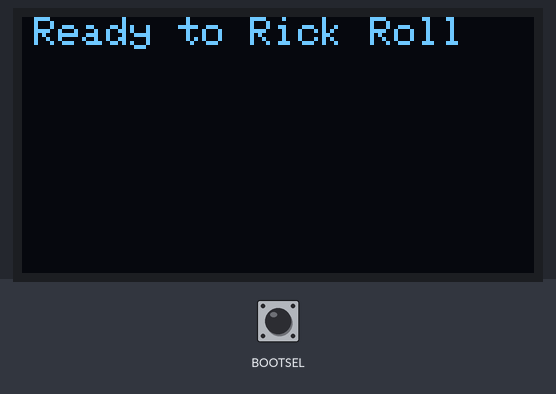
This sketch was run on a simulated Raspberry Pi Pico. Shown: 128×64 one-colour display. The test bench sets the inputs (shaded band); at power-on: BOOTSEL HIGH.

Above: at 1.2 s.
1.3 s: BOOTSEL pulled LOW for 0.15 s
At 4.1 s:
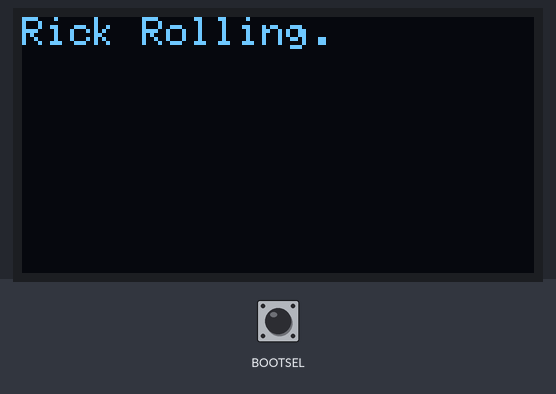
At 24.9 s:
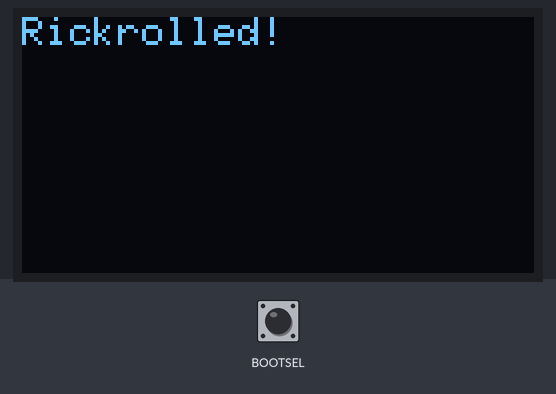
Timing chart, 0 to 26.4 s (numbered marks = the images above; inputs shaded):
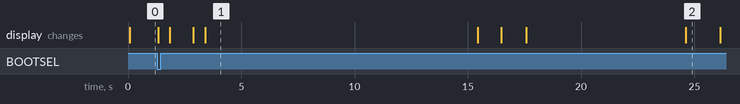

Measured:
- after the input at 1.3 s, the display: changes at once (image 1)

The sketch:

Rick.ino
```cpp
#include <Keyboard.h>
#include <Wire.h>
#include <Adafruit_GFX.h>
#include <Adafruit_SSD1306.h>
#define SCREEN_WIDTH 128
#define SCREEN_HEIGHT 64

#define OLED_RESET     -1
#define SCREEN_ADDRESS 0x3C
Adafruit_SSD1306 display(SCREEN_WIDTH, SCREEN_HEIGHT, &Wire, OLED_RESET);

void ledCB(bool numlock, bool capslock, bool scrolllock, bool compose, bool kana, void *cbData) {
  (void) numlock;
  (void) scrolllock;
  (void) compose;
  (void) kana;
  (void) cbData;
  digitalWrite(LED_BUILTIN, capslock ? HIGH : LOW);
}

void setup() {
  Serial.begin(115200);

  if(!display.begin(SSD1306_SWITCHCAPVCC, 0x3C)) {
    Serial.println(F("SSD1306 allocation failed"));
    for(;;);
  }
  display.clearDisplay();
  display.display();
  display.clearDisplay();
  display.setTextSize(1);
  display.setTextColor(WHITE);
  display.setFont();
  display.setCursor(3, 0);
  display.println("Ready to Rick Roll");
  display.display();
}

const unsigned char rick [] PROGMEM = {
	0xff, 0xff, 0xff, 0xff, 0xff, 0xff, 0xff, 0xff, 0xff, 0xff, 0xff, 0xff, 0xff, 0xff, 0xff, 0xff,
	0xff, 0xff, 0xff, 0xff, 0xff, 0xff, 0xff, 0xff, 0xff, 0xf3, 0xff, 0xff, 0xff, 0xff, 0xff, 0xff,
	0xff, 0xff, 0xff, 0xff, 0xff, 0xff, 0xff, 0xff, 0xff, 0xc0, 0x03, 0xff, 0xff, 0xff, 0xff, 0xff,
	0xff, 0xff, 0xff, 0xff, 0xff, 0xff, 0xff, 0xff, 0xff, 0xc0, 0x00, 0xff, 0xff, 0xff, 0xff, 0xff,
	0xff, 0xff, 0xff, 0xff, 0xff, 0xff, 0xff, 0xff, 0xe0, 0x00, 0x00, 0x7f, 0xff, 0xff, 0xff, 0xff,
	0xff, 0xff, 0xff, 0xff, 0xff, 0xff, 0xff, 0xff, 0xe0, 0x00, 0x00, 0x7f, 0xff, 0xff, 0xff, 0xff,
	0xff, 0xff, 0xff, 0xff, 0xff, 0xff, 0xff, 0xff, 0xf0, 0x08, 0x00, 0xff, 0xff, 0xff, 0xff, 0xff,
	0xff, 0xff, 0xff, 0xff, 0xff, 0xff, 0xff, 0xff, 0xf0, 0xff, 0xf0, 0xff, 0xff, 0xff, 0xff, 0xff,
	0xff, 0xff, 0xff, 0xff, 0xff, 0xff, 0xff, 0xff, 0xe0, 0xff, 0xfc, 0xff, 0xff, 0xff, 0xff, 0xff,
	0xff, 0xff, 0xff, 0xff, 0xff, 0xff, 0xff, 0xff, 0xc1, 0xff, 0xff, 0xff, 0xff, 0xff, 0xff, 0xff,
	0xff, 0xff, 0xff, 0xff, 0xff, 0xff, 0xff, 0xff, 0xc3, 0x8f, 0xfe, 0xff, 0xff, 0xff, 0xff, 0xff,
	0xff, 0xff, 0xff, 0xff, 0xff, 0xff, 0xff, 0xff, 0xc3, 0xfd, 0xff, 0xff, 0xff, 0xff, 0xff, 0xff,
	0xff, 0xff, 0xff, 0xff, 0xff, 0xff, 0xff, 0xff, 0xf7, 0xff, 0xc5, 0xff, 0xff, 0xff, 0xff, 0xff,
	0xff, 0xff, 0xff, 0xff, 0xff, 0xff, 0xff, 0xff, 0xff, 0xff, 0xe7, 0xff, 0xff, 0xff, 0xff, 0xff,
	0xff, 0xff, 0xff, 0xff, 0xff, 0xff, 0xff, 0xff, 0xff, 0xff, 0xff, 0xff, 0xff, 0xff, 0xff, 0xff,
	0xff, 0xff, 0xff, 0xff, 0xff, 0xff, 0xff, 0xff, 0xff, 0xf8, 0xff, 0xff, 0xff, 0xff, 0xff, 0xff,
	0xff, 0xff, 0xff, 0xff, 0xff, 0xff, 0xff, 0xff, 0xff, 0xff, 0xff, 0xff, 0xff, 0xff, 0xff, 0xff,
	0xff, 0xff, 0xff, 0xff, 0xff, 0xff, 0xff, 0xff, 0xff, 0xe7, 0xff, 0xff, 0xff, 0xff, 0xff, 0xff,
	0xff, 0xff, 0xff, 0xff, 0xff, 0xff, 0xff, 0xff, 0xff, 0xf8, 0x7f, 0xff, 0xff, 0xff, 0xff, 0xff,
	0xff, 0xff, 0xff, 0xff, 0xff, 0xff, 0xff, 0xff, 0xff, 0xff, 0xff, 0xff, 0xff, 0xff, 0xff, 0xff,
	0xff, 0xff, 0xff, 0xff, 0xff, 0xff, 0xff, 0xff, 0xff, 0xff, 0xff, 0xff, 0xff, 0xff, 0xff, 0xff,
	0xff, 0xff, 0xff, 0xff, 0xff, 0xff, 0xff, 0xff, 0xfe, 0x7f, 0xff, 0xff, 0xff, 0xff, 0xff, 0xff,
	0xff, 0xff, 0xff, 0xff, 0xff, 0xff, 0xff, 0xff, 0x7f, 0x0f, 0xff, 0xff, 0xff, 0xff, 0xff, 0xff,
	0xff, 0xff, 0xff, 0xff, 0xff, 0xff, 0xff, 0xff, 0x7f, 0xff, 0x3f, 0xff, 0xff, 0xff, 0xff, 0xff,
	0xff, 0xff, 0xff, 0xff, 0xff, 0xff, 0xff, 0xbf, 0x7f, 0xfe, 0x1f, 0xff, 0xff, 0xff, 0xff, 0xff,
	0xff, 0xff, 0xff, 0xff, 0xff, 0xff, 0xf8, 0x31, 0x3f, 0xfe, 0x07, 0xff, 0xff, 0xff, 0xff, 0xff,
	0xff, 0xff, 0xff, 0xff, 0xff, 0xff, 0x00, 0x27, 0x3d, 0xfc, 0x00, 0xff, 0xff, 0xff, 0xff, 0xff,
	0xff, 0xff, 0xff, 0xff, 0xff, 0xfc, 0x00, 0x27, 0xff, 0xf8, 0x00, 0x1f, 0xff, 0xff, 0xff, 0xff,
	0xff, 0xff, 0xff, 0xff, 0xff, 0xf8, 0x00, 0x23, 0xff, 0xf0, 0x00, 0x03, 0xff, 0xff, 0xff, 0xff,
	0xff, 0xff, 0xff, 0xff, 0xff, 0xf8, 0x00, 0x21, 0xff, 0xe0, 0x00, 0x00, 0xff, 0xff, 0xff, 0xff,
	0xff, 0xff, 0xff, 0xff, 0xff, 0xf8, 0x00, 0x21, 0x87, 0x80, 0x00, 0x00, 0x1f, 0xff, 0xff, 0xff,
	0xff, 0xff, 0xff, 0xff, 0xff, 0xf8, 0x00, 0x3f, 0x1f, 0x00, 0x00, 0x00, 0x1f, 0xff, 0xff, 0xff,
	0xff, 0xff, 0xff, 0xff, 0xff, 0xf8, 0x00, 0x04, 0xf0, 0x00, 0x00, 0x00, 0x0f, 0xff, 0xff, 0xff,
	0xff, 0xff, 0xff, 0xff, 0xff, 0xf0, 0x00, 0x0f, 0x87, 0x00, 0x00, 0x00, 0x0f, 0xff, 0xff, 0xff,
	0xff, 0xff, 0xff, 0xff, 0xff, 0xe0, 0x00, 0x0e, 0x1c, 0x00, 0x00, 0x00, 0x0f, 0xff, 0xff, 0xff,
	0xff, 0xff, 0xff, 0xff, 0xff, 0xc0, 0x00, 0x0f, 0xe0, 0x00, 0x00, 0x00, 0x0f, 0xff, 0xff, 0xff,
	0xff, 0xff, 0xff, 0xff, 0xff, 0x80, 0x00, 0x0f, 0x0c, 0x00, 0x00, 0x00, 0x1f, 0xff, 0xff, 0xff,
	0xff, 0xff, 0xff, 0xff, 0xff, 0x80, 0x00, 0x1e, 0x38, 0x00, 0x00, 0x00, 0x1f, 0xff, 0xff, 0xff,
	0xff, 0xff, 0xff, 0xff, 0xff, 0x00, 0x00, 0x05, 0xc0, 0x00, 0x00, 0x00, 0x1f, 0xff, 0xff, 0xff,
	0xff, 0xff, 0xff, 0xff, 0xff, 0x00, 0x00, 0x1a, 0x18, 0x00, 0x00, 0x00, 0x1f, 0xff, 0xff, 0xff,
	0xff, 0xff, 0xff, 0xff, 0xfe, 0x00, 0x06, 0x08, 0x70, 0x00, 0x00, 0x00, 0x0f, 0xff, 0xff, 0xff,
	0xff, 0xff, 0xff, 0xff, 0xe0, 0x00, 0x0e, 0x0f, 0x80, 0x00, 0x00, 0x00, 0x07, 0xff, 0xff, 0xff,
	0xff, 0xff, 0xff, 0xff, 0xe0, 0x00, 0x1c, 0x08, 0x00, 0x00, 0x00, 0x00, 0x03, 0xff, 0xff, 0xff,
	0xff, 0xff, 0xff, 0xff, 0xe0, 0x00, 0xfe, 0x00, 0xe0, 0x00, 0x00, 0x00, 0x03, 0xff, 0xff, 0xff,
	0xff, 0xff, 0xff, 0xff, 0xe0, 0x10, 0xff, 0xe7, 0x80, 0x00, 0x00, 0x00, 0x03, 0xff, 0xff, 0xff,
	0xff, 0xff, 0xff, 0xff, 0xe0, 0x0f, 0xc2, 0xd0, 0x00, 0x00, 0x00, 0x00, 0x03, 0xff, 0xff, 0xff,
	0xff, 0xff, 0xff, 0xff, 0xc0, 0x0d, 0xc3, 0xc1, 0xc0, 0x00, 0x00, 0x00, 0x01, 0xff, 0xff, 0xff,
	0xff, 0xff, 0xff, 0xff, 0xc0, 0x00, 0x87, 0x06, 0x00, 0x00, 0x00, 0x00, 0x01, 0xff, 0xff, 0xff,
	0xff, 0xff, 0xff, 0xff, 0xe0, 0x00, 0x87, 0x04, 0x00, 0x00, 0x00, 0x00, 0x00, 0xff, 0xff, 0xff,
	0xff, 0xff, 0xff, 0xff, 0xf0, 0x00, 0xff, 0x00, 0x00, 0x00, 0x00, 0x00, 0x00, 0xff, 0xff, 0xff,
	0xff, 0xff, 0xff, 0xff, 0xf8, 0x00, 0x00, 0x07, 0x00, 0x00, 0x00, 0x00, 0x00, 0xff, 0xff, 0xff,
	0xff, 0xff, 0xff, 0xff, 0xff, 0x00, 0x00, 0x00, 0x00, 0x00, 0x00, 0x00, 0x00, 0xff, 0xff, 0xff,
	0xff, 0xff, 0xff, 0xff, 0xff, 0xe0, 0x00, 0x00, 0x00, 0x00, 0x00, 0x00, 0x00, 0x7f, 0xff, 0xff,
	0xff, 0xff, 0xff, 0xff, 0xff, 0xf8, 0x00, 0x00, 0x00, 0x00, 0x00, 0x00, 0x00, 0x7f, 0xff, 0xff,
	0xff, 0xff, 0xff, 0xff, 0xff, 0xfe, 0x00, 0x00, 0x00, 0x00, 0x00, 0x00, 0x00, 0x7f, 0xff, 0xff,
	0xff, 0xff, 0xff, 0xff, 0xff, 0xff, 0xc0, 0x00, 0x00, 0x00, 0x00, 0x00, 0x00, 0x7f, 0xff, 0xff,
	0xff, 0xff, 0xff, 0xff, 0xff, 0xff, 0xc0, 0x00, 0x00, 0x00, 0x00, 0x00, 0x00, 0x7f, 0xff, 0xff,
	0xff, 0xff, 0xff, 0xff, 0xff, 0xff, 0xc0, 0x00, 0x00, 0x00, 0x00, 0x00, 0x00, 0x7f, 0xff, 0xff,
	0xff, 0xff, 0xff, 0xff, 0xff, 0xff, 0xc0, 0x00, 0x00, 0x00, 0x00, 0x00, 0x00, 0x7f, 0xff, 0xff,
	0xff, 0xff, 0xff, 0xff, 0xff, 0xff, 0xc0, 0x00, 0x00, 0x00, 0x00, 0x00, 0x00, 0xff, 0xff, 0xff,
	0xff, 0xff, 0xff, 0xff, 0xff, 0xff, 0xc0, 0x00, 0x00, 0x00, 0x00, 0x00, 0x01, 0xff, 0xff, 0xff,
	0xff, 0xff, 0xff, 0xff, 0xff, 0xff, 0xc0, 0x03, 0xff, 0x80, 0x00, 0x00, 0x03, 0xff, 0xff, 0xff,
	0xff, 0xff, 0xff, 0xff, 0xff, 0xff, 0xc0, 0x03, 0xff, 0xc0, 0x00, 0x00, 0x0f, 0xff, 0xff, 0xff,
	0xff, 0xff, 0xff, 0xff, 0xff, 0xff, 0xc0, 0x3f, 0x8f, 0xe0, 0x00, 0x00, 0x3f, 0xff, 0xff, 0xff
};

void loop() {
  if (BOOTSEL) {
    display.clearDisplay();
    display.setTextSize(1);
    display.setTextColor(WHITE);
    display.setCursor(0, 0);
    display.clearDisplay();
    display.println("Rick Rolling.");
    display.display();
    delay(500);
    Keyboard.consumerRelease();
    Keyboard.press(KEY_LEFT_GUI);
    Keyboard.print("s");
    Keyboard.releaseAll();
    display.clearDisplay();
    display.setCursor(0, 0);
    display.println("Rick Rolling..");
    display.display();
    delay(500);
    Keyboard.print("Chrome");
    delay(500);
    display.clearDisplay();
    display.setCursor(0, 0);
    display.println("Rick Rolling...");
    display.display();
    Keyboard.println();
    Keyboard.press(KEY_ESC);
    delay(500);
    Keyboard.releaseAll();
    display.clearDisplay();
    display.setCursor(0, 0);
    display.println("Rick Rolling.");
    display.display();
    delay(12000);
    Keyboard.press(KEY_LEFT_CTRL);
    Keyboard.print("l");
    display.clearDisplay();
    display.setCursor(0, 0);
    display.println("Rick Rolling..");
    display.display();
    delay(500);
    Keyboard.releaseAll();
    delay(500);
    display.clearDisplay();
    display.setCursor(0, 0);
    display.println("Rick Rolling...");
    display.display();
    Keyboard.write(0xD4);
    delay(500);
    Keyboard.print("https://www.youtube.com/watch?v=2qBlE2-WL60");
    delay(500);
    display.clearDisplay();
    display.setCursor(0, 0);
    display.println("Rick Rolling.");
    display.display();
    Keyboard.println();
    delay(7000);
    Keyboard.print("f");
    Keyboard.consumerRelease();
    display.clearDisplay();
    display.setCursor(0,0);
    display.println("Rickrolled!");
    display.display();
    delay(1500);
    display.setCursor(0, 0);
    display.clearDisplay();
    display.drawBitmap(0, 0, rick, 128, 64, 1);
    display.display();
      while (BOOTSEL);
  }
}
//                                                     ,,,,,@@@@@@@@@@@.
//                                                     %@@%##**#####@@@
//                                                   .@@@* /(*        (
//                                                     .          .@%.
//
//
//                                                  &     *##/   *.
//                                     .(((%@@@(/@/.&&   /     (@@@@&((
//                                   %@@@@@@@@@(%@@*         &@@@@@@@@@@@@@@%.
//                                   %@@@@@@@@@@@@*@.  #@@@@@@@@@@@@@@@@@@@@@@@@*
//                                .@@@@@@@@@@@@@@   ..(@&@@@@@@@@@@@@@@@@@@@@@@@*
//                               #@@@@@@@@@@@@@@%#//*/&#@@@@@@@@@@@@@@@@@@@@@@@#
//                           /@@@@@@@@@@@@/ *@@@@ (((@@@@@@@@@@@@@@@@@@@@@@@@@@@@(
//                           /@@@@@@(,,, #%%,# **@%%%@@@@@@@@@@@@@@@@@@@@@@@@@@@@@
//                           (@@@@@@@@@%(@@#  @@@@,@@@@@@@@@@@@@@@@@@@@@@@@@@@@@@@@(
//                               (&@@@@@@@@@@@@@@@@@@@@@@@@@@@@@@@@@@@@@@@@@@@@@@@@(
//                                     ##@@@@@@@@@@@@@@@@@@@@@@@@@@@@@@@@@@@@@@@@@@@,
//                                       &@@@@@@@@@@@@@@@@@@@@@@@@@@@@@@@@@@@@@@@@@@,
//                                       &@@@@@@@@%,,,,,,,,&@@@@@@@@@@@@@@@@@@@@@@,
//                                        .....      ..      ..... ...........
```
